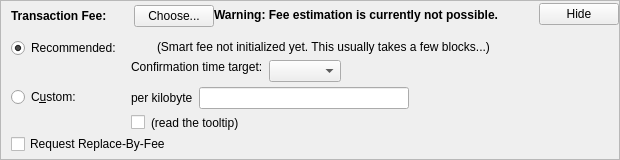
      <widget class="QFrame" name="frameFee">
       <property name="sizePolicy">
        <sizepolicy hsizetype="Preferred" vsizetype="Fixed">
         <horstretch>0</horstretch>
         <verstretch>0</verstretch>
        </sizepolicy>
       </property>
       <property name="frameShape">
        <enum>QFrame::StyledPanel</enum>
       </property>
       <property name="frameShadow">
        <enum>QFrame::Raised</enum>
       </property>
       <layout class="QVBoxLayout" name="verticalLayout_3">
        <property name="spacing">
         <number>0</number>
        </property>
        <property name="leftMargin">
         <number>0</number>
        </property>
        <property name="topMargin">
         <number>0</number>
        </property>
        <property name="rightMargin">
         <number>0</number>
        </property>
        <property name="bottomMargin">
         <number>0</number>
        </property>
        <item>
         <layout class="QVBoxLayout" name="verticalLayoutFee2" stretch="0,0,0">
          <property name="spacing">
           <number>0</number>
          </property>
          <property name="leftMargin">
           <number>10</number>
          </property>
          <property name="topMargin">
           <number>0</number>
          </property>
          <item>
           <layout class="QHBoxLayout" name="horizontalLayoutFee1">
            <property name="bottomMargin">
             <number>0</number>
            </property>
            <item>
             <layout class="QVBoxLayout" name="verticalLayoutFee7">
              <property name="spacing">
               <number>0</number>
              </property>
              <item>
               <spacer name="verticalSpacerSmartFee">
                <property name="orientation">
                 <enum>Qt::Vertical</enum>
                </property>
                <property name="sizeType">
                 <enum>QSizePolicy::Fixed</enum>
                </property>
                <property name="sizeHint" stdset="0">
                 <size>
                  <width>1</width>
                  <height>4</height>
                 </size>
                </property>
               </spacer>
              </item>
              <item>
               <layout class="QHBoxLayout" name="horizontalLayoutSmartFee">
                <property name="spacing">
                 <number>10</number>
                </property>
                <item>
                 <widget class="QLabel" name="labelFeeHeadline">
                  <property name="sizePolicy">
                   <sizepolicy hsizetype="Preferred" vsizetype="Maximum">
                    <horstretch>0</horstretch>
                    <verstretch>0</verstretch>
                   </sizepolicy>
                  </property>
                  <property name="font">
                   <font>
                    <weight>75</weight>
                    <bold>true</bold>
                   </font>
                  </property>
                  <property name="styleSheet">
                   <string notr="true">font-weight:bold;</string>
                  </property>
                  <property name="text">
                   <string>Transaction Fee:</string>
                  </property>
                 </widget>
                </item>
                <item>
                 <widget class="QLabel" name="labelFeeMinimized">
                  <property name="text">
                   <string/>
                  </property>
                 </widget>
                </item>
                <item>
                 <widget class="QPushButton" name="buttonChooseFee">
                  <property name="text">
                   <string>Choose...</string>
                  </property>
                 </widget>
                </item>
               </layout>
              </item>
              <item>
               <spacer name="verticalSpacer_5">
                <property name="orientation">
                 <enum>Qt::Vertical</enum>
                </property>
                <property name="sizeHint" stdset="0">
                 <size>
                  <width>1</width>
                  <height>1</height>
                 </size>
                </property>
               </spacer>
              </item>
             </layout>
            </item>
            <item>
             <widget class="QLabel" name="fallbackFeeWarningLabel">
              <property name="font">
               <font>
                <weight>75</weight>
                <bold>true</bold>
               </font>
              </property>
              <property name="toolTip">
               <string>Using the fallbackfee can result in sending a transaction that will take several hours or days (or never) to confirm. Consider choosing your fee manually or wait until you have validated the complete chain.</string>
              </property>
              <property name="text">
               <string>Warning: Fee estimation is currently not possible.</string>
              </property>
              <property name="wordWrap">
               <bool>false</bool>
              </property>
             </widget>
            </item>
            <item>
             <spacer name="horizontalSpacer_5">
              <property name="orientation">
               <enum>Qt::Horizontal</enum>
              </property>
              <property name="sizeType">
               <enum>QSizePolicy::MinimumExpanding</enum>
              </property>
              <property name="sizeHint" stdset="0">
               <size>
                <width>40</width>
                <height>20</height>
               </size>
              </property>
             </spacer>
            </item>
            <item>
             <widget class="QPushButton" name="buttonMinimizeFee">
              <property name="toolTip">
               <string>collapse fee-settings</string>
              </property>
              <property name="text">
               <string>Hide</string>
              </property>
             </widget>
            </item>
           </layout>
          </item>
          <item>
           <widget class="QFrame" name="frameFeeSelection">
            <layout class="QVBoxLayout" name="verticalLayoutFee12">
             <property name="spacing">
              <number>0</number>
             </property>
             <property name="leftMargin">
              <number>0</number>
             </property>
             <property name="topMargin">
              <number>0</number>
             </property>
             <property name="rightMargin">
              <number>0</number>
             </property>
             <property name="bottomMargin">
              <number>0</number>
             </property>
             <item>
              <layout class="QGridLayout" name="gridLayoutFee">
               <property name="topMargin">
                <number>10</number>
               </property>
               <property name="bottomMargin">
                <number>4</number>
               </property>
               <property name="horizontalSpacing">
                <number>10</number>
               </property>
               <property name="verticalSpacing">
                <number>4</number>
               </property>
               <item row="1" column="1">
                <layout class="QVBoxLayout" name="verticalLayoutFee8">
                 <property name="spacing">
                  <number>6</number>
                 </property>
                 <item>
                  <layout class="QHBoxLayout" name="horizontalLayoutFee13">
                   <item>
                    <widget class="QLabel" name="labelCustomPerKilobyte">
                     <property name="toolTip">
                      <string>If the custom fee is set to 1000 satoshis and the transaction is only 250 bytes, then &quot;per kilobyte&quot; only pays 250 satoshis in fee, while &quot;total at least&quot; pays 1000 satoshis. For transactions bigger than a kilobyte both pay by kilobyte.</string>
                     </property>
                     <property name="text">
                      <string>per kilobyte</string>
                     </property>
                    </widget>
                   </item>
                   <item>
                    <widget class="DogpuAmountField" name="customFee"/>
                   </item>
                   <item>
                    <spacer name="horizontalSpacer_6">
                     <property name="orientation">
                      <enum>Qt::Horizontal</enum>
                     </property>
                     <property name="sizeHint" stdset="0">
                      <size>
                       <width>1</width>
                       <height>1</height>
                      </size>
                     </property>
                    </spacer>
                   </item>
                  </layout>
                 </item>
                 <item>
                  <layout class="QHBoxLayout" name="horizontalLayoutFee8">
                   <item>
                    <widget class="QCheckBox" name="checkBoxMinimumFee">
                     <property name="toolTip">
                      <string>Paying only the minimum fee is just fine as long as there is less transaction volume than space in the blocks. But be aware that this can end up in a never confirming transaction once there is more demand for dogpu transactions than the network can process.</string>
                     </property>
                     <property name="text">
                      <string/>
                     </property>
                    </widget>
                   </item>
                   <item>
                    <widget class="QLabel" name="labelMinFeeWarning">
                     <property name="enabled">
                      <bool>true</bool>
                     </property>
                     <property name="toolTip">
                      <string>Paying only the minimum fee is just fine as long as there is less transaction volume than space in the blocks. But be aware that this can end up in a never confirming transaction once there is more demand for dogpu transactions than the network can process.</string>
                     </property>
                     <property name="text">
                      <string>(read the tooltip)</string>
                     </property>
                     <property name="margin">
                      <number>5</number>
                     </property>
                    </widget>
                   </item>
                   <item>
                    <spacer name="horizontalSpacer_7">
                     <property name="orientation">
                      <enum>Qt::Horizontal</enum>
                     </property>
                     <property name="sizeHint" stdset="0">
                      <size>
                       <width>1</width>
                       <height>1</height>
                      </size>
                     </property>
                    </spacer>
                   </item>
                  </layout>
                 </item>
                </layout>
               </item>
               <item row="0" column="0">
                <layout class="QVBoxLayout" name="verticalLayoutFee4" stretch="0,1">
                 <item>
                  <widget class="QRadioButton" name="radioSmartFee">
                   <property name="text">
                    <string>Recommended:</string>
                   </property>
                   <property name="checked">
                    <bool>true</bool>
                   </property>
                   <attribute name="buttonGroup">
                    <string notr="true">groupFee</string>
                   </attribute>
                  </widget>
                 </item>
                 <item>
                  <spacer name="verticalSpacer_2">
                   <property name="orientation">
                    <enum>Qt::Vertical</enum>
                   </property>
                   <property name="sizeHint" stdset="0">
                    <size>
                     <width>1</width>
                     <height>1</height>
                    </size>
                   </property>
                  </spacer>
                 </item>
                </layout>
               </item>
               <item row="1" column="0">
                <layout class="QVBoxLayout" name="verticalLayoutFee9" stretch="0,1">
                 <item>
                  <widget class="QRadioButton" name="radioCustomFee">
                   <property name="text">
                    <string>C&amp;ustom:</string>
                   </property>
                   <attribute name="buttonGroup">
                    <string notr="true">groupFee</string>
                   </attribute>
                  </widget>
                 </item>
                 <item>
                  <spacer name="verticalSpacer_6">
                   <property name="orientation">
                    <enum>Qt::Vertical</enum>
                   </property>
                   <property name="sizeHint" stdset="0">
                    <size>
                     <width>1</width>
                     <height>1</height>
                    </size>
                   </property>
                  </spacer>
                 </item>
                </layout>
               </item>
               <item row="0" column="1">
                <layout class="QVBoxLayout" name="verticalLayoutFee3" stretch="0,0,1">
                 <property name="spacing">
                  <number>6</number>
                 </property>
                 <property name="topMargin">
                  <number>2</number>
                 </property>
                 <item>
                  <layout class="QHBoxLayout" name="horizontalLayoutFee12">
                   <item>
                    <widget class="QLabel" name="labelSmartFee">
                     <property name="text">
                      <string/>
                     </property>
                     <property name="margin">
                      <number>2</number>
                     </property>
                    </widget>
                   </item>
                   <item>
                    <widget class="QLabel" name="labelFeeEstimation">
                     <property name="text">
                      <string/>
                     </property>
                    </widget>
                   </item>
                   <item>
                    <widget class="QLabel" name="labelSmartFee2">
                     <property name="text">
                      <string>(Smart fee not initialized yet. This usually takes a few blocks...)</string>
                     </property>
                     <property name="margin">
                      <number>2</number>
                     </property>
                    </widget>
                   </item>
                   <item>
                    <spacer name="horizontalSpacer_8">
                     <property name="orientation">
                      <enum>Qt::Horizontal</enum>
                     </property>
                     <property name="sizeHint" stdset="0">
                      <size>
                       <width>1</width>
                       <height>1</height>
                      </size>
                     </property>
                    </spacer>
                   </item>
                  </layout>
                 </item>
                 <item>
                  <layout class="QHBoxLayout" name="horizontalLayoutFee9">
                   <item>
                    <layout class="QVBoxLayout" name="verticalLayoutFee6">
                     <item>
                      <widget class="QLabel" name="labelSmartFee3">
                       <property name="text">
                        <string>Confirmation time target:</string>
                       </property>
                       <property name="margin">
                        <number>2</number>
                       </property>
                      </widget>
                     </item>
                     <item>
                      <spacer name="verticalSpacer_3">
                       <property name="orientation">
                        <enum>Qt::Vertical</enum>
                       </property>
                       <property name="sizeHint" stdset="0">
                        <size>
                         <width>1</width>
                         <height>1</height>
                        </size>
                       </property>
                      </spacer>
                     </item>
                    </layout>
                   </item>
                   <item>
                    <layout class="QVBoxLayout" name="verticalLayoutFee5">
                     <property name="rightMargin">
                      <number>30</number>
                     </property>
                     <item>
                      <layout class="QHBoxLayout" name="horizontalLayoutConfTarget">
                       <property name="bottomMargin">
                        <number>0</number>
                       </property>
                       <item>
                        <widget class="QComboBox" name="confTargetSelector"/>
                       </item>
                       <item>
                        <spacer name="horizontalSpacerConfTarget">
                         <property name="orientation">
                          <enum>Qt::Horizontal</enum>
                         </property>
                         <property name="sizeHint" stdset="0">
                          <size>
                           <width>40</width>
                           <height>20</height>
                          </size>
                         </property>
                        </spacer>
                       </item>
                      </layout>
                     </item>
                    </layout>
                   </item>
                  </layout>
                 </item>
                 <item>
                  <spacer name="verticalSpacer_4">
                   <property name="orientation">
                    <enum>Qt::Vertical</enum>
                   </property>
                   <property name="sizeHint" stdset="0">
                    <size>
                     <width>1</width>
                     <height>1</height>
                    </size>
                   </property>
                  </spacer>
                 </item>
                </layout>
               </item>
              </layout>
             </item>
             <item>
              <widget class="QCheckBox" name="optInRBF">
               <property name="toolTip">
                <string>Indicates that the sender may wish to replace this transaction with a new one paying higher fees (prior to being confirmed).</string>
               </property>
               <property name="text">
                <string>Request Replace-By-Fee</string>
               </property>
              </widget>
             </item>
            </layout>
           </widget>
          </item>
          <item>
           <spacer name="verticalSpacerFee">
            <property name="orientation">
             <enum>Qt::Vertical</enum>
            </property>
            <property name="sizeType">
             <enum>QSizePolicy::Expanding</enum>
            </property>
            <property name="sizeHint" stdset="0">
             <size>
              <width>40</width>
              <height>5</height>
             </size>
            </property>
           </spacer>
          </item>
         </layout>
        </item>
       </layout>
      </widget>
